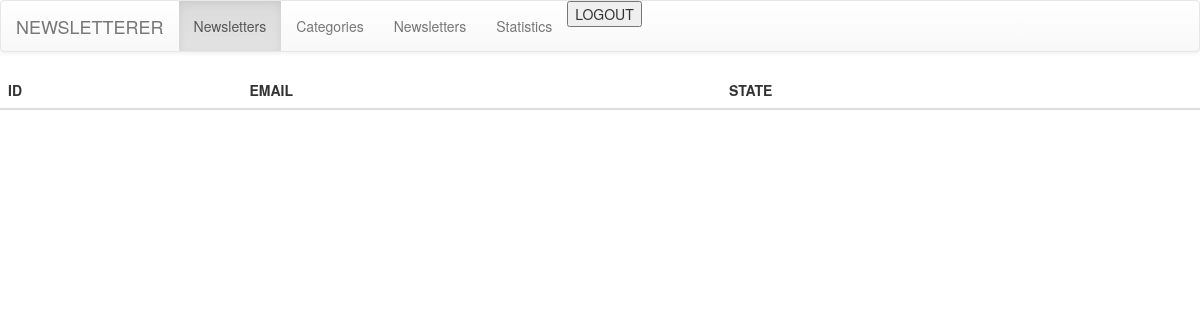
/adminsite.php?view=statistics (signed in), run on an earlier commit of the app's database.
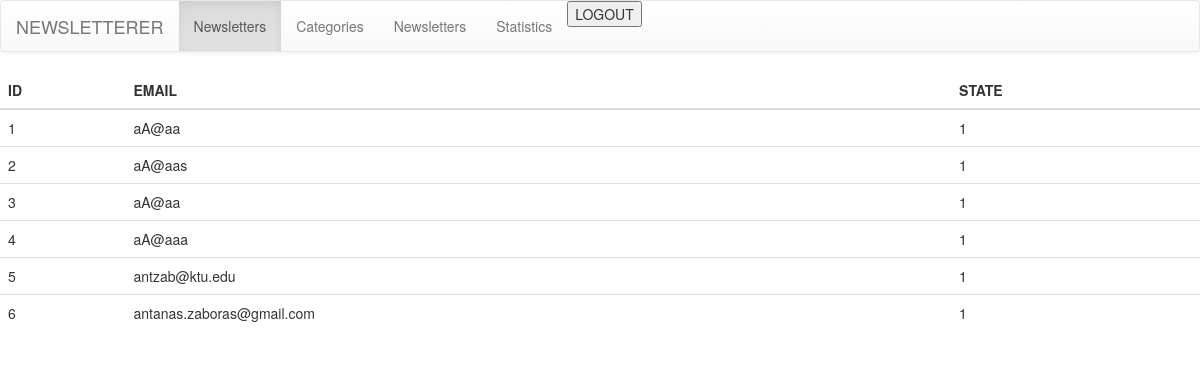
And on a later commit of the database.
### tables this page shows
CREATE TABLE `subscriber` (
  `id` int(11) NOT NULL,
  `state` int(11) NOT NULL,
  `email` varchar(255) NOT NULL
);

### lib/functions.php (the view, shortened to what this page needs)
<?php
function printSubscribers(){
     $con = Configuration::dbConnect();
        $query = mysqli_query($con, "SELECT "
                                    . " subscriber.id AS id,  "
                                    . " subscriber.email AS email, "
                                    . " subscriber.state AS state "
                                    . " FROM subscriber "
                                    . " ORDER BY id "
                ) or die(mysqli_error($con));
        echo '<div class="table-responsive">'
             . '<table class="table">'
             . '<thead><tr>'
             . '<th>ID</th><th>EMAIL</th><th>STATE</th>'
             . '<tr></thead>'
             ;
        while ($result = $query->fetch_object()){
            echo '<tr>'
                . '<td>'
                . $result->id
                . '</td><td>'
                . $result->email
                . '</td><td>'
                . $result->state
                . '</td></tr>';
        }
         echo '</table></div>';
}

### adminsite.php (shortened to what this page needs)
<?php
require_once 'lib/functions.php';
?>
<!DOCTYPE html>
<html lang="en">
<head>
    <link rel="stylesheet" href="css/style.css" type="text/css" />
    <link rel="stylesheet" href="https://maxcdn.bootstrapcdn.com/bootstrap/3.3.7/css/bootstrap.min.css">
    <link rel="stylesheet" href="https://maxcdn.bootstrapcdn.com/bootstrap/3.3.7/css/bootstrap-theme.min.css">
</head>
<body>
<nav class="navbar navbar-default">
  <div class="container-fluid">
    <div class="navbar-header">
      <a class="navbar-brand" href="#">NEWSLETTERER</a>
    </div>
    <ul class="nav navbar-nav">
      <li class="active"><a href="index.php?view=newsletter-list">Newsletters</a></li>
      <li><a href="?view=categories">Categories</a></li>
      <li><a href="?view=newsletters">Newsletters</a></li>
      <li><a href="?view=statistics">Statistics</a></li>
      <li><form action="lib/posthandler.php" method="POST"><button class="button" type="submit" name="logout" ><span>LOGOUT</span></button></li>
    </ul>
  </div>
</nav>
<div class="container-fluid">
    <?php
    switch ($_GET['view']):
    case "statistics":
        ?>
        <div class="row content">
            <?php printSubscribers(); ?>
        </div>
        <?php
    break;
        ?>
        <?php
    endswitch;
    ?>
</div>
</body>
</html>

### css/style.css (style rules this page uses)
.button { cursor: pointer; }

What changed in the data, as far as the page shows it:
added subscriber: id "1", email "aA@aa", state "1"
added subscriber: id "2", email "aA@aas", state "1"
added subscriber: id "3", email "aA@aa", state "1"
added subscriber: id "4", email "aA@aaa", state "1"
added subscriber: id "5", email "antzab@ktu.edu", state "1"
added subscriber: id "6", email "antanas.zaboras@gmail.com", state "1"
